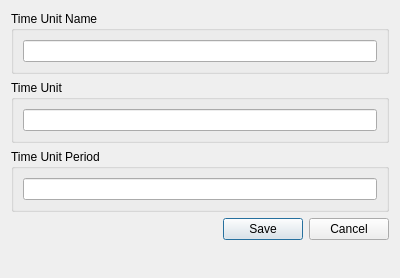
<ui version="4.0" >
 <class>XWidgetEditTimeUnit</class>
 <widget class="QWidget" name="XWidgetEditTimeUnit" >
  <property name="geometry" >
   <rect>
    <x>0</x>
    <y>0</y>
    <width>400</width>
    <height>278</height>
   </rect>
  </property>
  <property name="windowTitle" >
   <string>Form</string>
  </property>
  <layout class="QVBoxLayout" >
   <item>
    <widget class="QGroupBox" name="groupBox" >
     <property name="title" >
      <string>Time Unit Name</string>
     </property>
     <layout class="QVBoxLayout" >
      <item>
       <widget class="QLineEdit" name="name" >
        <property name="text" >
         <string/>
        </property>
       </widget>
      </item>
     </layout>
    </widget>
   </item>
   <item>
    <widget class="QGroupBox" name="groupBox_2" >
     <property name="title" >
      <string>Time Unit </string>
     </property>
     <layout class="QVBoxLayout" >
      <item>
       <widget class="QLineEdit" name="unit" />
      </item>
     </layout>
    </widget>
   </item>
   <item>
    <widget class="QGroupBox" name="groupBox_3" >
     <property name="title" >
      <string>Time Unit Period</string>
     </property>
     <layout class="QVBoxLayout" >
      <item>
       <widget class="QLineEdit" name="period" />
      </item>
     </layout>
    </widget>
   </item>
   <item>
    <widget class="QDialogButtonBox" name="buttonBox" >
     <property name="orientation" >
      <enum>Qt::Horizontal</enum>
     </property>
     <property name="standardButtons" >
      <set>QDialogButtonBox::Cancel|QDialogButtonBox::NoButton|QDialogButtonBox::Save</set>
     </property>
     <property name="centerButtons" >
      <bool>false</bool>
     </property>
    </widget>
   </item>
   <item>
    <spacer>
     <property name="orientation" >
      <enum>Qt::Vertical</enum>
     </property>
     <property name="sizeHint" >
      <size>
       <width>20</width>
       <height>40</height>
      </size>
     </property>
    </spacer>
   </item>
  </layout>
 </widget>
 <resources/>
 <connections/>
</ui>
